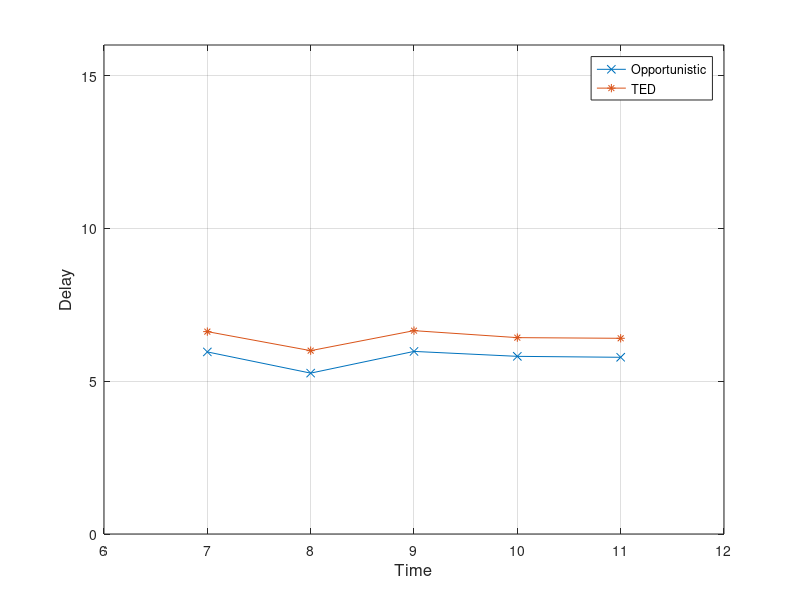

Write the MATLAB code that produced this figure.
x=[7 8 9 10 11]
y1=[6.622 5.9993 6.6536 6.425 6.4036]
y=[5.9575 5.264 5.9743 5.8128 5.782]
plot(x, y, '-x', x, y1, '-*')
axis([6 12 0 16])
xlabel('Time', 'fontsize',12)
ylabel('Delay','fontsize',12)
legend('Opportunistic', 'TED')
grid on
%set(h, 'Box', 'on')
